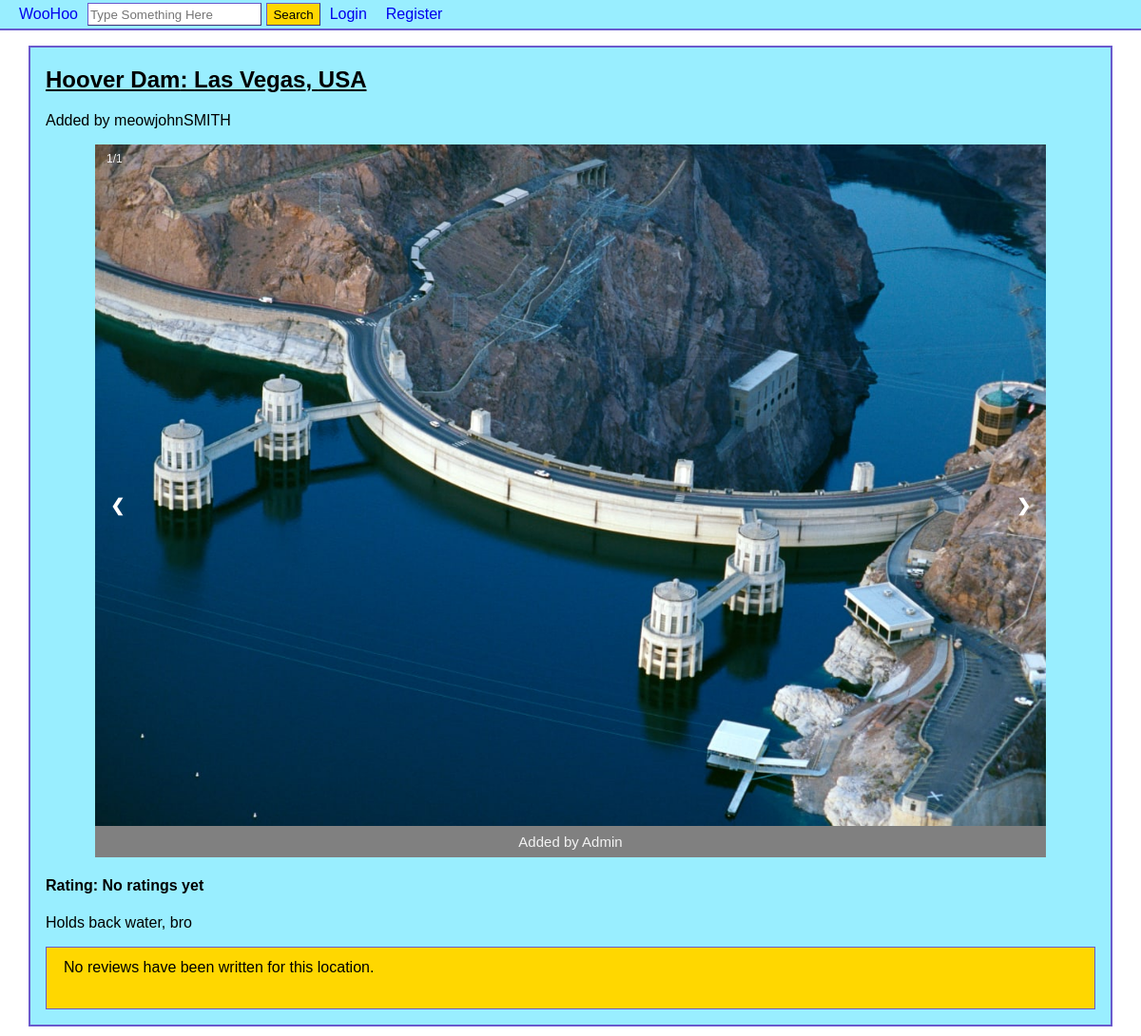
The app's page /place.php?place=4, older data.
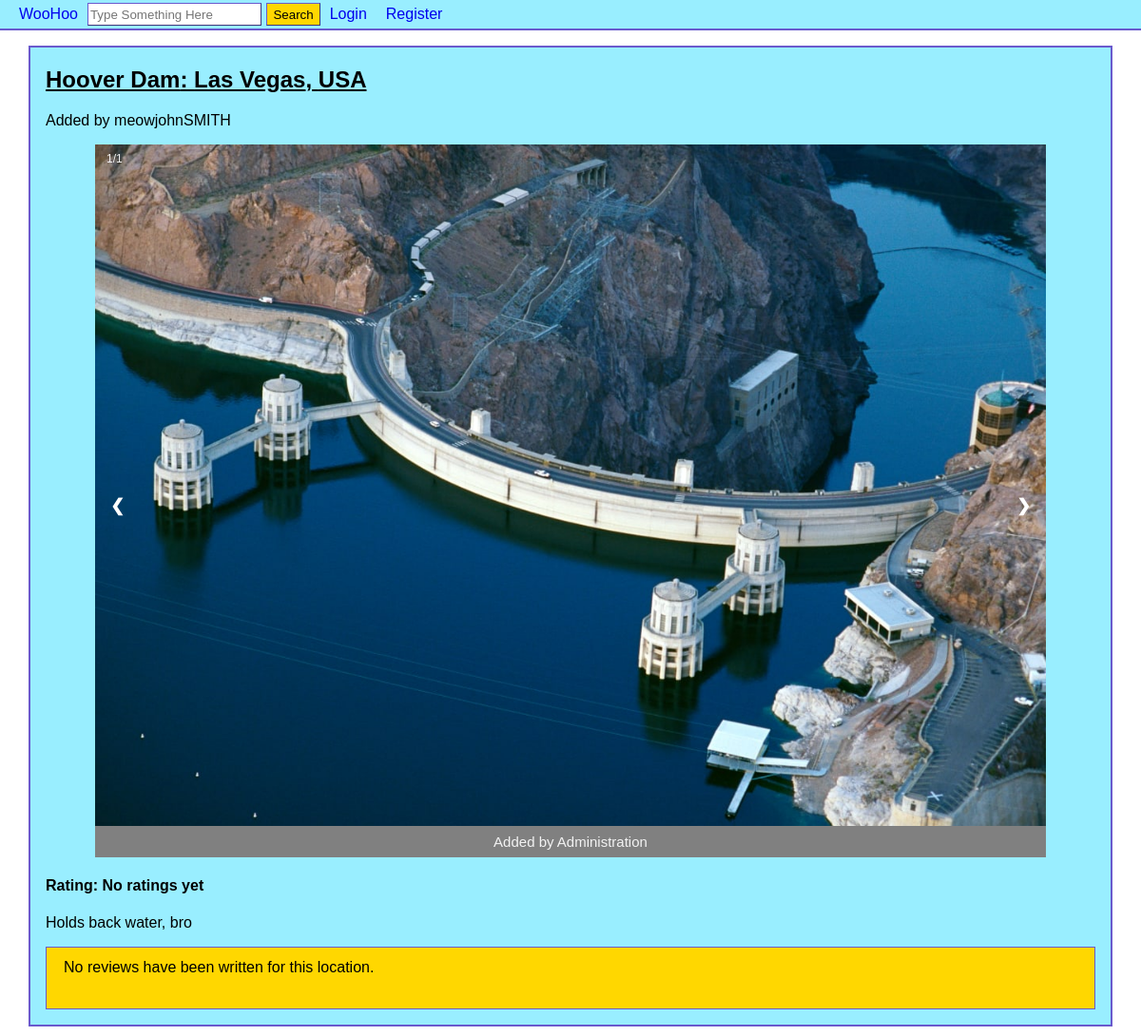
The same page, newer data.
### tables this page shows
CREATE TABLE `places` (
  `placeID` int(11) NOT NULL,
  `placeName` varchar(255) NOT NULL,
  `city` varchar(255) NOT NULL,
  `country` varchar(255) NOT NULL,
  `description` text DEFAULT NULL,
  `reviewScore` decimal(10,1) DEFAULT NULL,
  `userID` int(11) NOT NULL
);

CREATE TABLE `users` (
  `userID` int(11) NOT NULL,
  `username` varchar(255) NOT NULL,
  `email` varchar(255) NOT NULL,
  `password` varchar(255) NOT NULL,
  `dateRegistered` date NOT NULL
);

CREATE TABLE `pictures` (
  `pictureID` int(11) NOT NULL,
  `image` varchar(255) NOT NULL,
  `placeID` int(11) NOT NULL,
  `userID` int(11) NOT NULL
);

### place.php (the view, shortened to what this page needs)
<?php
require('database.php');
$place = $_GET['place'];
try {
	$placeQ = "SELECT * FROM places WHERE placeID=" . $place;
	$s5 = $db->prepare($placeQ);
	$s5->execute();
	$results = $s5->fetchAll()[0];
} catch (PDOException $ex) {
	if(!isset($_GET['logout'])) {
		throw $ex;
	}
	echo $ex->getMessage();
}
$pid = $results['placeID'];
?>
<!DOCTYPE html>
<html>
<head>
<link rel="stylesheet" href="style.css"/>
</head>
<body>
<header>
<?php include('header.php'); ?>
</header>
<div class="center">
<h2 style="text-decoration:underline;"><?php echo $results['placeName']; ?>: <?php echo $results['city']; ?>, <?php echo $results['country']; ?></h2>
<p>
<?php
$userId = $results['userID'];
$userQ = 'SELECT username FROM users WHERE userID='. $userId .' LIMIT 1';
$s1 = $db->prepare($userQ);
$s1->execute();
$username = $s1->fetchAll()[0];
echo 'Added by '. $username[0];
?></p>
<div class="slideshow-container">
<?php
$imgQ = "SELECT image, userID FROM pictures WHERE placeID=" . $results['placeID'];
$s2 = $db->prepare($imgQ);
$s2->execute();
$images = $s2->fetchAll();
$numImg = count($images);
$counter=1;
?>
<?php
foreach($images as $img): ?>
<div class="mySlides fade">
     <div class="numbertext"><?php echo $counter.'/'.$numImg; ?></div>
     <img src="place_imgs/<?php
     	  $imgPath = $img['image'];
	  echo $imgPath;
	  ?>" alt="interesting" style="width:100%;">
      <div class="text">
      <?php
      $userQ = 'SELECT username FROM users WHERE userID='. $img['userID'] .' LIMIT 1';
      $s2 = $db->prepare($userQ);
      $s2->execute();
      $username = $s2->fetchAll()[0];
      echo 'Added by '. $username[0];
      ?>
      </div>
</div>
<?php
$counter++;
endforeach;
?>
<a class="prev" onclick="plusSlides(-1)">&#10094;</a>
<a class="next" onclick="plusSlides(1)">&#10095;</a>
</div>
<h4>Rating: <?php
if(!is_null($results['reviewScore'])){
echo $results['reviewScore'];
}
else{
echo 'No ratings yet';
}
?></h4>
<p>
<?php echo $results['description']; ?>
</p>
<?php include('review.php'); ?>
</div>
</body>
</html>

### header.php (shortened to what this page needs)
<?php
$search = "";
$currPageBtnCSS = 'style="background-color:#EEFFFF;"';
?>
<nav>
	<div id="topLevel" class="top_navbar">
	<div style="display:inline" class="top_navbar">
		<ul class="top_navlist" >
			<li id="icon" ><a href="index.php"><span>WooHoo</span></a></li>
			<li id="navSearch" >
				<form method="POST" name="searchBar" action="browse.php">
					<input type="search" name="query" placeholder="Type Something Here"
					value="<?php echo $search;?>"/>
					<input style="margin-left: 1px;" type="submit" value="Search" />
				</form>
			</li>
			<?php if(isset($_SESSION["loggedin"])) : ?>
				<li <?php if(str_contains($_SERVER['REQUEST_URI'], 'wishlist.php'))
					echo $currPageBtnCSS; ?>>
				<a href="wishlist.php">Wishlist</a></li>
				<li <?php if(str_contains($_SERVER['REQUEST_URI'], 'addplace.php'))
					echo $currPageBtnCSS; ?>>
				<a href="addplace.php">Add Place</a></li>
				<?php if(isset($_GET['logout'])) {
					session_unset();
					session_destroy();
					setcookie("rememberme", TRUE, time()-100);
					header('Location: ../CSCI4300_FinalProj');
					}?>
				<li class="log" style="float:right";>
					<a href="?logout">Logout</a>
				</li>
				<li class="log" <?php
					if(str_contains($_SERVER['REQUEST_URI'], 'editprofile.php'))
						echo $currPageBtnCSS;
					else
						echo 'style="float:right;"';?>>
					<a href="editprofile.php" class="headUser"><?php echo $username['username'] ?></a>
				</li>
			<?php else : ?>
				<li class="log" <?php
					if(str_contains($_SERVER['REQUEST_URI'], 'login.php'))
						echo $currPageBtnCSS;
					else
						echo 'style="float:right;"';?>>
					<a href="login.php">Login</a>
				</li>
				<li class="log" <?php
					if(str_contains($_SERVER['REQUEST_URI'], 'register.php'))
						echo $currPageBtnCSS;
					else
						echo 'style="float:right;"';?>>
					<a href="register.php">Register</a>
				</li>
			<?php endif; ?>
		</ul>
	</div>
	</div>
</nav>

### review.php (shortened to what this page needs)
<?php
$query = "SELECT * FROM reviews WHERE placeID=" . $pid;
$do = $db->prepare($query);
$do->execute();
$reviews = $do->fetchAll();
if (count($reviews) != 0) {
	$text = "Reviews";
} else $text = "No reviews have been written for this location.";
?>
<div id="reviewPane">
<div style="display:flex;">
	<span style="padding-left:8px;float:left;margin-top:2px;margin-left:10px"><?php echo $text; ?></span>
</div>
<br/>
</div>

### style.css (style rules this page uses)
body { margin-top: 0px; margin-left: 0px; margin-right: 0px; }
.center { width: 95%; margin: 1em auto; padding: 1em; padding-top: 0; background-color: #99EEFF; border: 2px solid slateblue; }
#filters ul, li { padding: 0; list-style-type: none; }
.slideshow-container { max-width: 1000px; position: relative; margin: auto; }
.mySlides { display: none; }
.prev, .next { cursor: pointer; position: absolute; top: 50%; width: auto; margin-top: -22px; padding: 16px; color: white; font-weight: bold; font-size: 18px; transition: 0.6s ease; border-radius: 0 3px 3px 0; user-select: none; }
.next { right: 0; border-radius: 3px 0 0 3px; }
.text { color: #f2f2f2; background-color: grey; font-size: 15px; padding: 8px 12px; position: absolute; width: 100%; bottom:0; text-align: center; }
.numbertext { color: #f2f2f2; font-size: 12px; padding: 8px 12px; position: absolute; top: 0; }
.fade { -webkit-animation-name: fade; -webkit-animation-duration: 1.5s; animation-name: fade; animation-duration: 1.5s; }
* { box-sizing: border-box }
body { font-family: Verdana, sans-serif; margin:0 }
img { vertical-align: middle; }
.prev, .next { cursor: pointer; position: absolute; top: 50%; width: auto; padding: 16px; margin-top: -22px; color: white; font-weight: bold; font-size: 18px; transition: 0.6s ease; border-radius: 0 3px 3px 0; user-select: none; }

### header.php (style rules this page uses)
#navSearch form input { border: 1.5px outset slateblue; height: 24px; }
#navSearch form input[type="submit"] { cursor: pointer; background-color: rgb(255, 215, 0); }
.top_navbar { background-color: #99EEFF; }
.top_navlist { margin: 0; }
ul.top_navlist { list-style-type: none; overflow: hidden; font-family: sans-serif; padding-left: 10px; display: flex; align-item: center; }
ul.top_navlist li { float: left; vertical-align: middle; // display: flex; // align-item: center; }
ul.top_navlist li a, #logoutBtn { display: block; text-decoration: none; padding: 2.5px 10px 0 10px; font-family: arial; font-size: 1em; }
header { width: 100%; align-items: center; }
#topLevel { padding-bottom: 3px; padding-top: 3px; border-bottom: 2px solid slateblue; }

### review.php (style rules this page uses)
#reviewPane { background-color: rgb(255, 215, 0); padding-top: 10px; border: solid slateblue 1.5px; }

Row changes from the older to the newer data that the page shows:
changed through a linked row, pictures: userID.username "Admin" → "Administration"
